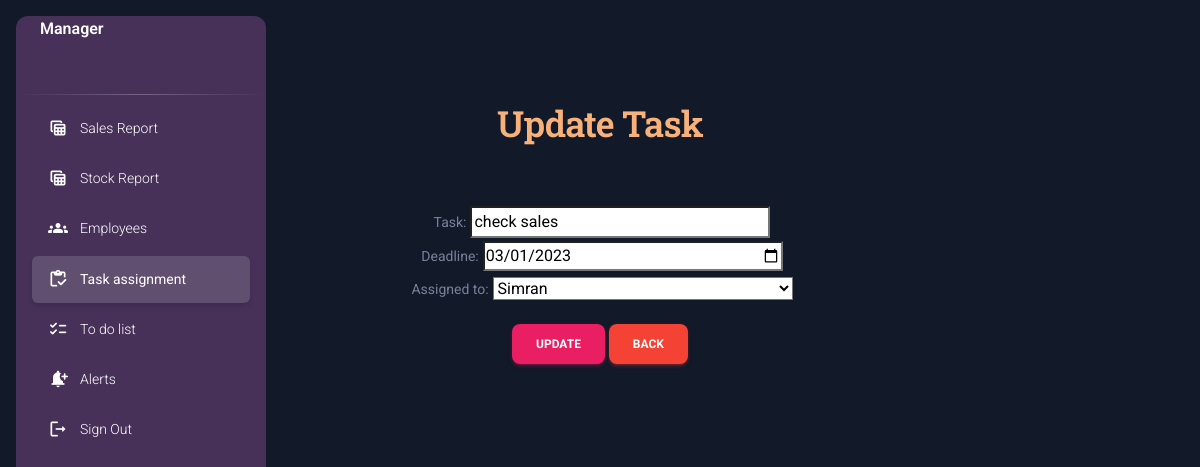
/updatetaskassign/1, run on the app's committed database.
### home/models.py (models this page shows)
class taskassign(models.Model):
    user = models.ForeignKey(User, on_delete=models.CASCADE)
    task = models.CharField(max_length=200)
    deadline = models.DateField()
    assigned_to = models.ForeignKey(
        Employee, on_delete=models.DO_NOTHING, null=False, blank=False)

### home/views.py (the view, shortened to what this page needs)
# urls.py: path('updatetaskassign/<int:pk>',
class updatetaskassign(View):
    def get(self, request, pk):
        add = taskassign.objects.get(pk=pk)
        form = Task_Assign_Form(instance=add)
        return render(request, 'updatetaskassign.html', locals())

### home/forms.py
class Task_Assign_Form(forms.ModelForm):
    class Meta:
        model = taskassign
        fields = ['task', 'deadline', 'assigned_to']
        widgets = {
            'task': forms.TextInput(attrs={'style': 'width: 300px; margin:auto; background-color:white;'}),
            'deadline': forms.DateInput(attrs={'type': 'date', 'style': 'width: 300px; margin:auto; background-color:white; '}),
            'assigned_to': forms.Select(attrs={'style': 'width: 300px; margin:auto; background-color:white;'}),
        }

### home/models.py (called while the page is built)
    def __str__(self):
        return self.Name

### templates/updatetaskassign.html (shortened to what this page needs)
{% load static %}
<!DOCTYPE html>
<html lang="en">
<head>
     <link href="https://cdn.jsdelivr.net/npm/bootstrap@5.2.3/dist/css/bootstrap.min.css" rel="stylesheet">
    <link rel="stylesheet" href="D:\Bootstrap\css\bootstrap.css">
    <link href="./assets/css/nucleo-icons.css" rel="stylesheet" />
    <link href="./assets/css/nucleo-svg.css" rel="stylesheet" />
    <link id="pagestyle" href="{% static '/css/material-dashboard.css' %}" rel="stylesheet" />
    <link rel="stylesheet" href="{% static '/css/alert.css' %}">
</head>
<body style="background-color: #121929;">
    <aside class="sidenav navbar navbar-vertical navbar-expand-xs border-0 border-radius-xl my-3 fixed-start ms-3 "
    style="background-color:#473159 " id="sidenav-main ">
    <div class="sidenav-header">
      <span class="ms-4 font-weight-bold text-white">Manager</span>
    </div>
    <hr class="horizontal light mt-0 mb-2">
    <div class="collapse navbar-collapse  w-auto " id="sidenav-collapse-main">
      <ul class="navbar-nav">
        <li class="nav-item">
          <a class="nav-link text-white " href="{% url 'Sales_Report_form' %}">
            <div class="text-white text-center me-2 d-flex align-items-center justify-content-center">
              <i class="material-icons opacity-10">table_view</i>
            </div>
            <span class="nav-link-text ms-1 ">Sales Report</span>
          </a>
        </li>
        <li class="nav-item">
          <a class="nav-link text-white " href="{% url 'stock_report_form' %}">
            <div class="text-white text-center me-2 d-flex align-items-center justify-content-center">
              <i class="material-icons opacity-10">table_view</i>
            </div>
            <span class="nav-link-text ms-1">Stock Report</span>
          </a>
        </li>
        <li class="nav-item">
          <a class="nav-link text-white " href="{% url 'mgremployeedetails' %}">
            <div class="text-white text-center me-2 d-flex align-items-center justify-content-center">
              <i class="material-icons opacity-10">groups</i>
            </div>
            <span class="nav-link-text ms-1">Employees</span>
          </a>
        </li>
        <li class="nav-item">
          <a class="nav-link text-white active" href="{% url 'taskassignment' %}">
            <div class="text-white text-center me-2 d-flex align-items-center justify-content-center">
              <i class="material-icons opacity-10">inventory</i>
            </div>
            <span class="nav-link-text ms-1">Task assignment</span>
          </a>
        </li>
        <li class="nav-item">
          <a class="nav-link text-white " href="{% url 'todolist' %}">
            <div class="text-white text-center me-2 d-flex align-items-center justify-content-center">
              <i class="material-icons opacity-10">checklist</i>
            </div>
            <span class="nav-link-text ms-1">To do list</span>
          </a>
        </li>
        <li class="nav-item">
          <a class="nav-link text-white " href="{% url 'alerts' %}">
            <div class="text-white text-center me-2 d-flex align-items-center justify-content-center">
              <i class="material-icons opacity-10">notification_add</i>
            </div>
            <span class="nav-link-text ms-1">Alerts</span>
          </a>
        </li>
        <li class="nav-item">
          <a class="nav-link text-white " href="{% url 'index' %}">
            <div class="text-white text-center me-2 d-flex align-items-center justify-content-center">
              <i class="material-icons opacity-10">logout</i>
            </div>
            <span class="nav-link-text ms-1">Sign Out</span>
          </a>
        </li>
      </ul>
    </aside>
              <div style="text-align: center; margin-top: 100px;">
                    <h2 class="orange-text">Update Task</h2>
                    <br>
                    <br>
                    <form action="" method="post">
                      {% for fm in form %}
                      {{ fm.label_tag }} {{ fm }} <small class="text-danger">{{ fm.errors|striptags }}</small> <br>
                      {% endfor %}
                      <div class="col-12 mt-3">
                          <button type="submit" class="btn btn-primary">Update</button>
                          <a href="{% url 'taskassignment' %}" type="button"  class="btn btn-danger">Back</a>
                      </div>
                      <br> <br>
                  </form>
                      <br> <br>
                </div>
        </body>
</html>

### static/css/alert.css (style rules this page uses)
body { overflow: hidden; }
body { background:#2A2F48; overflow: auto; }
.orange-text { color: #F9B17A; }

### data on the page
taskassign: form "check sales" "03/01/2023" "Simran"

### other printed values
{{ fm.label_tag }} "Task:" "Deadline:" "Assigned to:"
